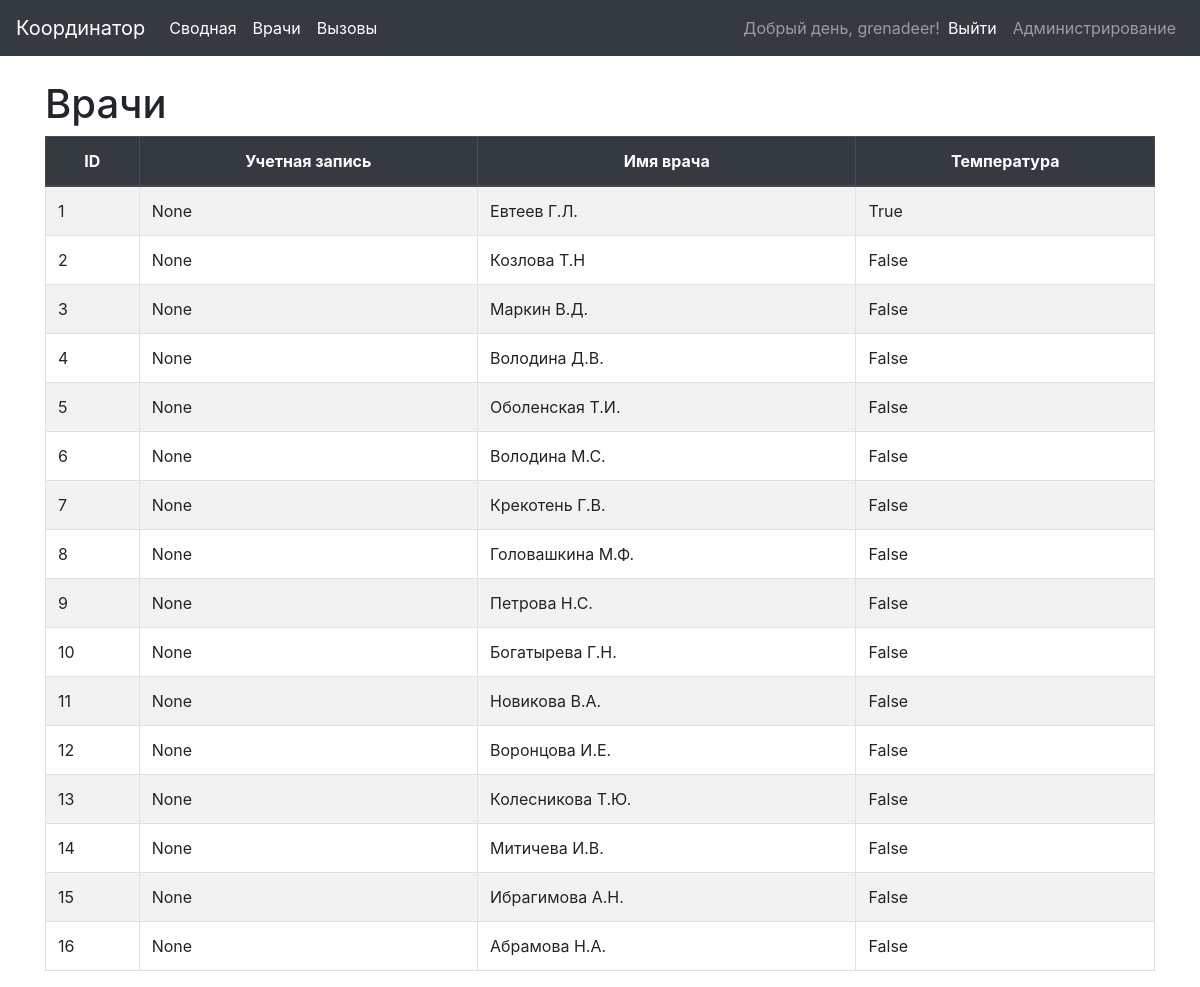
/doctor/ (signed in), run on the app's committed database.
### coordinator/models.py (models this page shows, shortened)
class Doctor(models.Model):
    user = models.OneToOneField(
        settings.AUTH_USER_MODEL,
        on_delete=models.CASCADE,
        null=True,
        blank=True,
        help_text="Укажите учетную запись пользователя",
        verbose_name="Учетная запись",
    )
    name = models.CharField(
        max_length=100,
        help_text="Фамилия И.О.",
        verbose_name="Имя врача",
    )
    temperature = models.BooleanField(
        default=False,
        help_text="Обслуживает температурные вызовы",
        verbose_name="Температура",
    )
    class Meta:
        verbose_name = "Врач"
        verbose_name_plural = "Врачи"
    def get_list_fields(self):
        fields = []
        for field in self._meta.fields:
            fields.append({
                'name': field.name,
                'verbose_name': field.verbose_name,
                'value': field.value_from_object(self)
            })
        return fields
    def get_verbose_name_plural(self):
        return self._meta.verbose_name_plural

### coordinator/templates/coordinator/generic_list.html
{% extends 'base.html' %}
{% block content %}
    {% with object_list|first as object %}
    <h1>{{ object.get_verbose_name_plural }}</h1>
    {% endwith %}
    <table class="table table-striped table-bordered table-hover">
        <thead class="thead-dark text-center">
            <tr>
                {% with object_list|first as object %}
                {% for field in object.get_list_fields %}
                <th scope="col">{{ field.verbose_name }}</th>
                {% endfor %}
                {% endwith %}
            </tr>
        </thead>
        <tbody>
            {% for object in object_list %}
            <tr>
                {% for field in object.get_list_fields %}
                <td>
                        {{ field.value }}
                </td>
                {% endfor %}
            </tr>
            {% endfor %}
        </tbody>
    </table>
{% endblock %}

### coordinator/templates/base.html (shortened to what this page needs)
<!DOCTYPE html>
<html lang="ru">
{% load static %}
<head>
    <link rel="stylesheet"
          href="https://stackpath.bootstrapcdn.com/bootstrap/4.4.1/css/bootstrap.min.css"
>
</head>
<body>
    <nav class="navbar navbar-expand-md navbar-dark bg-dark mb-4">
        <span class="navbar-brand" href="#">Координатор</span>
        <div class="navbar-collapse collapse" id="navbarCollapse" style>
          <ul class="navbar-nav mr-auto">
            <li class="nav-item active">
              <a class="nav-link" href="{% url 'record_summary' %}">Сводная</a>
            </li>
            <li class="nav-item active">
              <a class="nav-link" href="{% url 'doctor_list' %}">Врачи</a>
            </li>
            <li class="nav-item active">
              <a class="nav-link" href="{% url 'record_list' %}">Вызовы</a>
            </li>
          </ul>
          <ul class="navbar-nav">
            {% if user.is_authenticated %}
            <li class="nav-item active">
              <span class="navbar-text">Добрый день, {{ user.username }}!</span>
            </li>
            <li class="nav-item active">
              <a class="nav-link" href="{% url 'logout' %}">Выйти</a>
            </li>
            {% else %}
            <li class="nav-item active">
              <a class="nav-link" href="{% url 'login' %}">Войти</a>
            </li>
            {% endif %}
            {% if user.is_superuser %}
            <li>
              <a class="nav-link" href="{% url 'admin:index' %}">Администрирование</a>
            </li>
            {% endif %}
          </ul>
        </div>
    </nav>
    <div class="content container">
        {% block content %}
        {% endblock %}
    </div>
</body>
</html>

### data on the page
Doctor: get_verbose_name_plural "Врачи", value "1" "None" "Евтеев Г.Л." "True"
Doctor: value "2" "None" "Козлова Т.Н" "False"
Doctor: value "3" "None" "Маркин В.Д." "False"
Doctor: value "4" "None" "Володина Д.В." "False"
Doctor: value "5" "None" "Оболенская Т.И." "False"
Doctor: value "6" "None" "Володина М.С." "False"
Doctor: value "7" "None" "Крекотень Г.В." "False"
Doctor: value "8" "None" "Головашкина М.Ф." "False"
Doctor: value "9" "None" "Петрова Н.С." "False"
Doctor: value "10" "None" "Богатырева Г.Н." "False"
Doctor: value "11" "None" "Новикова В.А." "False"
Doctor: value "12" "None" "Воронцова И.Е." "False"
Doctor: value "13" "None" "Колесникова Т.Ю." "False"
Doctor: value "14" "None" "Митичева И.В." "False"
Doctor: value "15" "None" "Ибрагимова А.Н." "False"
Doctor: value "16" "None" "Абрамова Н.А." "False"

### other printed values
{{ user.username }} "grenadeer"
{{ field.verbose_name }} "ID" "Учетная запись" "Имя врача" "Температура"
